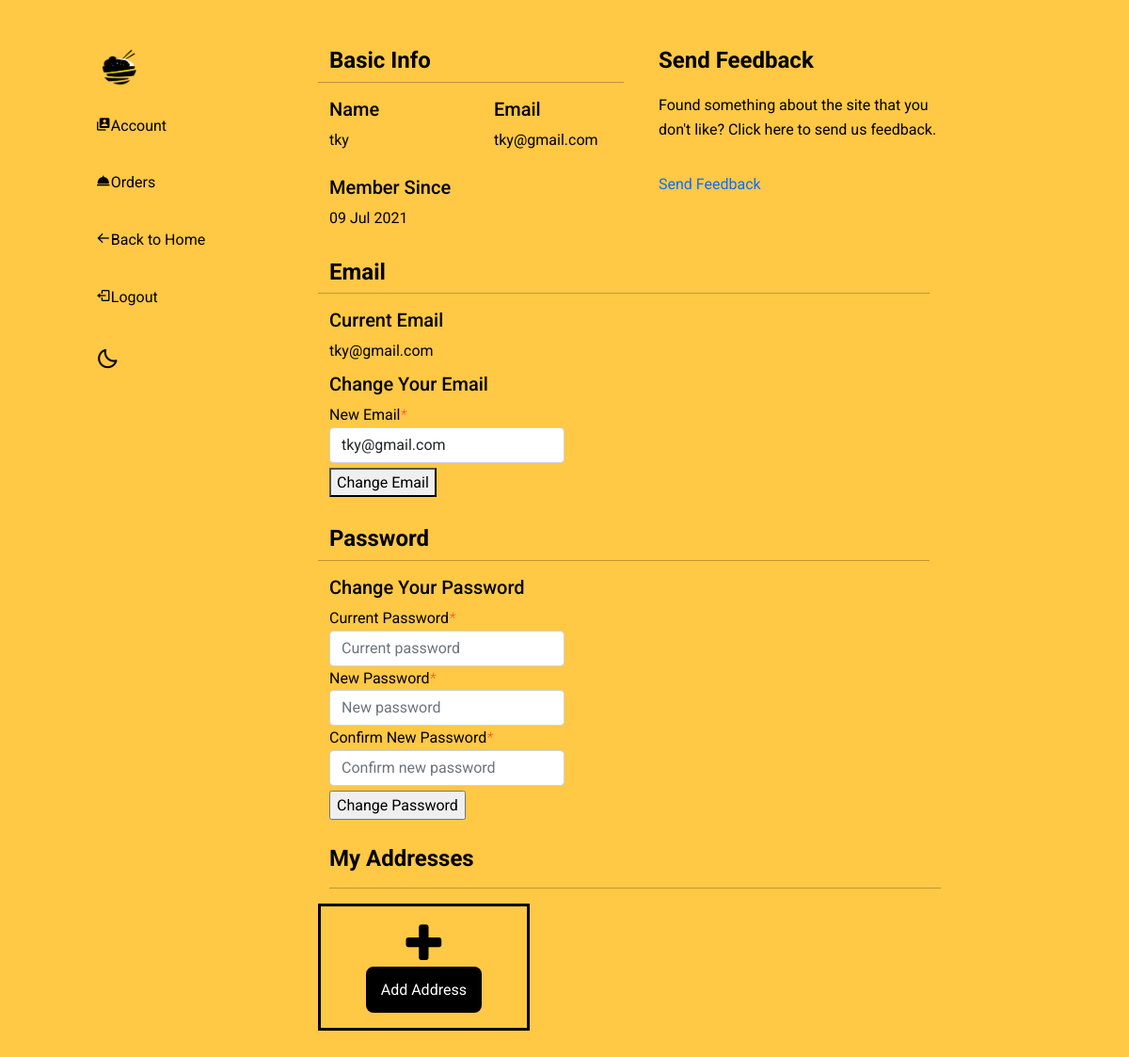
/account.php (signed in), run on an earlier commit of the app's database.
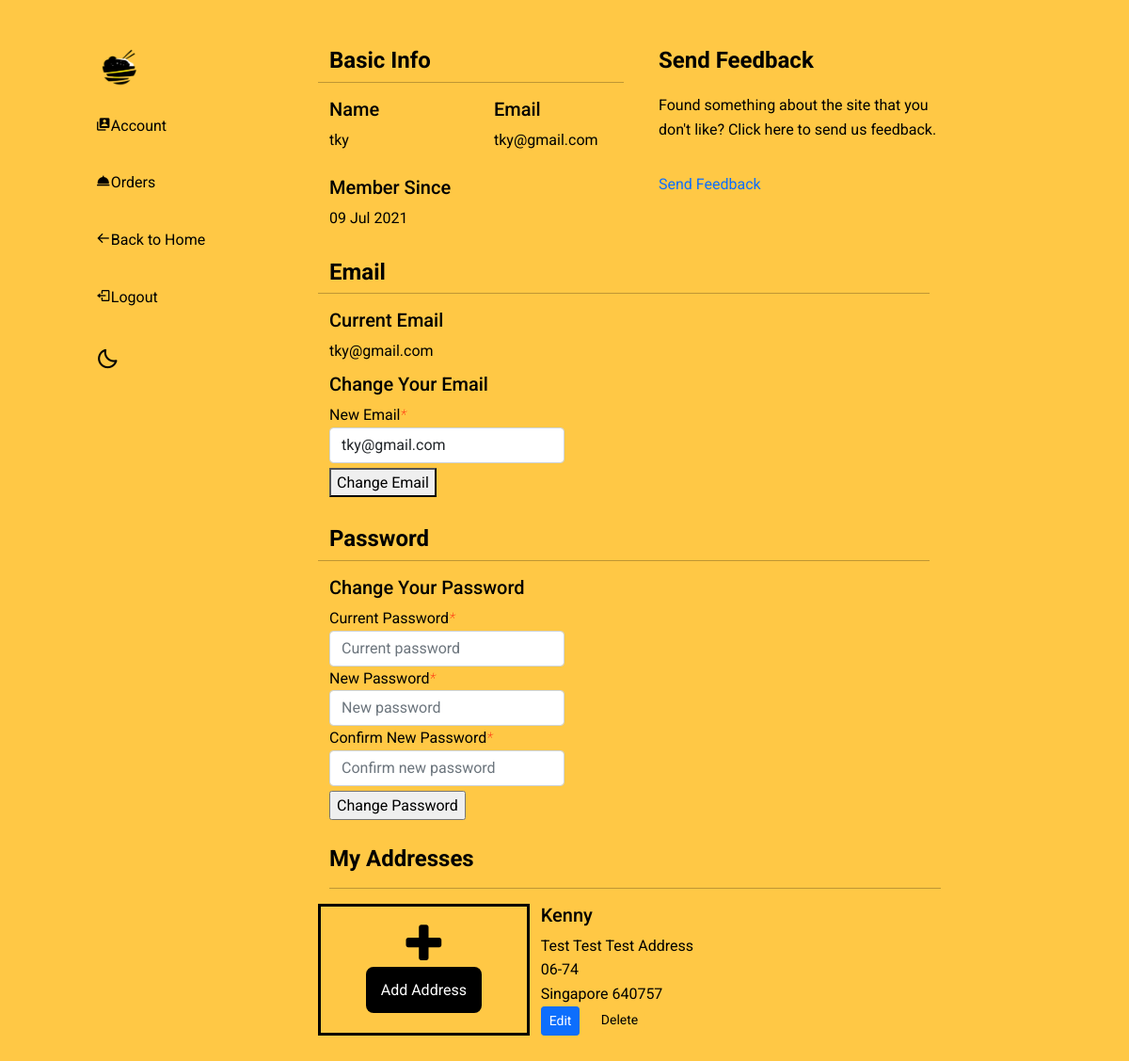
And on a later commit of the database.
### tables this page shows
CREATE TABLE `addresses` (
  `addresses_id` int(128) NOT NULL,
  `users_id` int(128) NOT NULL,
  `addresses_default` tinyint(4) NOT NULL DEFAULT '0',
  `addresses_fullName` varchar(256) NOT NULL,
  `addresses_companyName` varchar(256) DEFAULT NULL,
  `addresses_line1` varchar(256) NOT NULL,
  `addresses_line2` varchar(256) DEFAULT NULL,
  `addresses_unitNo` varchar(128) NOT NULL,
  `addresses_country` varchar(256) NOT NULL,
  `addresses_zipCode` varchar(256) NOT NULL
);

### config/db.php (called while the page is built, shortened)
<?php
class DB {
  protected static $mdb = null;
  public static function getMDB() {
    $mdb = DB::$mdb;
    if ($mdb === null) {
      $mdb = DB::$mdb = new MeekroDB();
    }
    $mdb->sync_config();
    return $mdb;
  }
  public static function query() { $args = func_get_args(); return call_user_func_array(array(DB::getMDB(), 'query'), $args); }
}
class MeekroDB {
  public $encoding = 'latin1';
  public $param_char = '%';
  public $named_param_seperator = '_';
  public $connect_options = array(MYSQLI_OPT_CONNECT_TIMEOUT => 30);
  public $internal_mysql = null;
  public function __construct($host=null, $user=null, $password=null, $dbName=null, $port=null, $encoding=null, $socket=null)  {
    if ($encoding === null) $encoding = DB::$encoding;
    $this->encoding = $encoding;
  }
  public function get() {
    $mysql = $this->internal_mysql;
    if (!($mysql instanceof MySQLi)) {
      $mysql = new mysqli();
      foreach ($this->connect_options as $key => $value) {
        $mysql->options($key, $value);
      }
      $mysql->set_charset($this->encoding);
      $this->internal_mysql = $mysql;
    }
    return $mysql;
  }
  protected function preparseQueryParams() {
    $args = func_get_args();
    $sql = trim(strval(array_shift($args)));
    $args_all = $args;
    $param_char_length = strlen($this->param_char);
    $named_seperator_length = strlen($this->named_param_seperator);
    $types = array(
      $this->param_char . 'll',
      $this->param_char . 'ls',
      $this->param_char . 'l',
      $this->param_char . 'li',
      $this->param_char . 'ld',
      $this->param_char . 'lb',
      $this->param_char . 'lt',
      $this->param_char . 's',
      $this->param_char . 'i',
      $this->param_char . 'd',
      $this->param_char . 'b',
      $this->param_char . 't',
      $this->param_char . '?',
      $this->param_char . 'l?',
      $this->param_char . 'll?',
      $this->param_char . 'hc',
      $this->param_char . 'ha',
      $this->param_char . 'ho',
      $this->param_char . 'ss',
      $this->param_char . 'ssb',
      $this->param_char . 'sse',
    );
    $posList = array();
    foreach ($types as $type) {
      $lastPos = 0;
      while (($pos = strpos($sql, $type, $lastPos)) !== false) {
        $lastPos = $pos + 1;
        $posList[$pos] = $type;
      }
    }
    ksort($posList);
    $chunkyQuery = array();
    $pos_adj = 0;
    foreach ($posList as $pos => $type) {
      $type = substr($type, $param_char_length);
      $length_type = strlen($type) + $param_char_length;
      $new_pos = $pos + $pos_adj;
      $new_pos_back = $new_pos + $length_type;
      $arg_number_length = 0;
      if ($arg_number_length = strspn($sql, '0123456789', $new_pos_back)) {
        $arg_number = substr($sql, $new_pos_back, $arg_number_length);
        if (! array_key_exists($arg_number, $args_all)) return $this->nonSQLError("Non existent argument reference (arg $arg_number): $sql");
        $arg = $args_all[$arg_number];
      } else {
        $arg = array_shift($args);
      }
      if ($new_pos > 0) $chunkyQuery[] = substr($sql, 0, $new_pos);
      if (is_object($arg) && ($arg instanceof WhereClause)) {
        list($clause_sql, $clause_args) = $arg->textAndArgs();
        array_unshift($clause_args, $clause_sql);
        $preparsed_sql = call_user_func_array(array($this, 'preparseQueryParams'), $clause_args);
        $chunkyQuery = array_merge($chunkyQuery, $preparsed_sql);
      } else {
        $chunkyQuery[] = array('type' => $type, 'value' => $arg);
      }
      $sql = substr($sql, $new_pos_back + $arg_number_length);
      $pos_adj -= $new_pos_back + $arg_number_length;
    }
    return $chunkyQuery;
  }
  protected function intval($var) {
    if (PHP_INT_SIZE == 8) return intval($var);
    return floor(doubleval($var));
  }
  public function parseQueryParams() {
    $args = func_get_args();
    $chunkyQuery = call_user_func_array(array($this, 'preparseQueryParams'), $args);
    $query = '';
    $array_types = array('ls', 'li', 'ld', 'lb', 'll', 'lt', 'l?', 'll?', 'hc', 'ha', 'ho');
    foreach ($chunkyQuery as $chunk) {
      if (is_string($chunk)) {
        $query .= $chunk;
        continue;
      }
      $type = $chunk['type'];
      $arg = $chunk['value'];
      $result = '';
      $is_array_type = in_array($type, $array_types, true);
      if ($type == 's') $result = $this->escape($arg);
      else if ($type == 'i') $result = $this->intval($arg);
      $query .= $result;
    }
    return $query;
  }
  protected function prependCall($function, $args, $prepend) { array_unshift($args, $prepend); return call_user_func_array($function, $args); }
  public function query() { $args = func_get_args(); return $this->prependCall(array($this, 'queryHelper'), $args, 'assoc'); }
  protected function queryHelper() {
    $args = func_get_args();
    $type = array_shift($args);
    $db = $this->get();
    $is_buffered = true;
    $row_type = 'assoc';
    $full_names = false;
    $sql = call_user_func_array(array($this, 'parseQueryParams'), $args);
    $result = $db->query($sql, $is_buffered ? MYSQLI_STORE_RESULT : MYSQLI_USE_RESULT);
    $return = array();
    while ($row = ($row_type == 'assoc' ? $result->fetch_assoc() : $result->fetch_row())) {
      $return[] = $row;
    }
    return $return;
  }
}
?>

### account.php (the view, shortened to what the changed rows need)
<?php
include "config/db.php";
$address = DB::query("SELECT * FROM addresses WHERE users_id=%i", $_COOKIE['users_id']);
?>
<!DOCTYPE html>
<html lang="en">
<head>
    <link href="https://cdn.jsdelivr.net/npm/bootstrap@5.0.0-beta3/dist/css/bootstrap.min.css" rel="stylesheet">
    <link rel="stylesheet" href="https://cdnjs.cloudflare.com/ajax/libs/font-awesome/4.7.0/css/font-awesome.min.css">
    <link href='https://unpkg.com/boxicons@2.0.7/css/boxicons.min.css' rel='stylesheet'>
    <link rel="stylesheet" href="css/styles.css">
    <link rel="stylesheet" href="css/account.css">
</head>
<body>
        <div class="accountcontainer viewer" id="viewer">
            <div class="row justify-content-md-center">
                <div class=" col-xl-9 accountrightbody">
                    <div class="row accrow addressrow accountaddress" id="addresses">
                        <div>
                            <div class="row">
                                <?php
                                    $address = DB::query("SELECT * FROM addresses WHERE users_id=%i " , $_COOKIE['users_id']);
                                        foreach($address as $address_result){
                                            echo '<div class="col-4 responsivenessneeded"><div class="row responsivenessneeded"><h5>';
                                            echo $address_result['addresses_fullName']; echo '</h5><p>';
                                            echo $address_result['addresses_line1']; echo '</p><p>';
                                            echo $address_result['addresses_line2']; echo '</p><p>';
                                            echo $address_result['addresses_unitNo']; echo '</p><p>';
                                            echo $address_result['addresses_country'] . " " . $address_result['addresses_zipCode'];
                                            echo '</p></div>
                                            <div class="row">
                                                <div class="col-3">
                                                    <button type="button" class="btn btn-primary btn-sm editAdd" value="editAdd" data-bs-toggle="modal" data-bs-target="#addressinfo';
                                                    echo $address_result['addresses_id'];
                                                    echo '">Edit</button>
                                                </div>
                                                <div class="col-3">
                                                    <button type="button" class="btn btn-danger btn-sm deleteAdd" data-id="';
                                            echo $address_result['addresses_id'];
                                            echo '">Delete</button>
                                                </div>
                                            </div>
                                        </div>';
                                        }
                                ?>
                            </div>
                        </div>
                    </div>
            </div>
        </div>
</body>
</html>

What changed in the data, as far as the page shows it:
added addresses: addresses_fullName "Kenny", addresses_line1 "Test Test Test Address", addresses_unitNo "06-74", addresses_country "Singapore", addresses_zipCode "640757"
